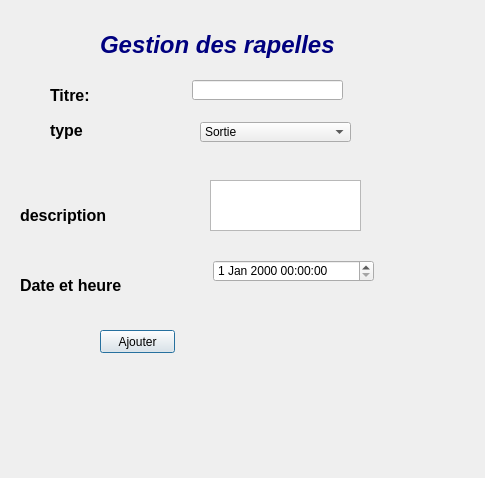
<?xml version="1.0" encoding="UTF-8"?>
<ui version="4.0">
 <class>Dialog</class>
 <widget class="QDialog" name="Dialog">
  <property name="geometry">
   <rect>
    <x>0</x>
    <y>0</y>
    <width>485</width>
    <height>478</height>
   </rect>
  </property>
  <property name="windowTitle">
   <string>Dialog</string>
  </property>
  <widget class="QLabel" name="label">
   <property name="geometry">
    <rect>
     <x>100</x>
     <y>30</y>
     <width>251</width>
     <height>31</height>
    </rect>
   </property>
   <property name="text">
    <string>&lt;html&gt;&lt;head/&gt;&lt;body&gt;&lt;p&gt;&lt;span style=&quot; font-size:18pt; font-weight:600; font-style:italic; color:#00007f;&quot;&gt;Gestion des rapelles&lt;/span&gt;&lt;/p&gt;&lt;/body&gt;&lt;/html&gt;</string>
   </property>
  </widget>
  <widget class="QLabel" name="label_2">
   <property name="geometry">
    <rect>
     <x>50</x>
     <y>80</y>
     <width>71</width>
     <height>31</height>
    </rect>
   </property>
   <property name="text">
    <string>&lt;html&gt;&lt;head/&gt;&lt;body&gt;&lt;p&gt;&lt;span style=&quot; font-size:12pt; font-weight:600;&quot;&gt;Titre:&lt;/span&gt;&lt;/p&gt;&lt;/body&gt;&lt;/html&gt;</string>
   </property>
  </widget>
  <widget class="QLabel" name="label_3">
   <property name="geometry">
    <rect>
     <x>50</x>
     <y>120</y>
     <width>71</width>
     <height>21</height>
    </rect>
   </property>
   <property name="text">
    <string>&lt;html&gt;&lt;head/&gt;&lt;body&gt;&lt;p&gt;&lt;span style=&quot; font-size:12pt; font-weight:600;&quot;&gt;type&lt;/span&gt;&lt;/p&gt;&lt;/body&gt;&lt;/html&gt;</string>
   </property>
  </widget>
  <widget class="QLabel" name="label_4">
   <property name="geometry">
    <rect>
     <x>20</x>
     <y>200</y>
     <width>91</width>
     <height>31</height>
    </rect>
   </property>
   <property name="text">
    <string>&lt;html&gt;&lt;head/&gt;&lt;body&gt;&lt;p&gt;&lt;span style=&quot; font-size:12pt; font-weight:600;&quot;&gt;description&lt;/span&gt;&lt;/p&gt;&lt;/body&gt;&lt;/html&gt;</string>
   </property>
  </widget>
  <widget class="QLabel" name="label_5">
   <property name="geometry">
    <rect>
     <x>20</x>
     <y>270</y>
     <width>121</width>
     <height>31</height>
    </rect>
   </property>
   <property name="text">
    <string>&lt;html&gt;&lt;head/&gt;&lt;body&gt;&lt;p&gt;&lt;span style=&quot; font-size:12pt; font-weight:600;&quot;&gt;Date et heure&lt;/span&gt;&lt;/p&gt;&lt;/body&gt;&lt;/html&gt;</string>
   </property>
  </widget>
  <widget class="QPushButton" name="aj">
   <property name="geometry">
    <rect>
     <x>100</x>
     <y>330</y>
     <width>75</width>
     <height>23</height>
    </rect>
   </property>
   <property name="text">
    <string>Ajouter</string>
   </property>
  </widget>
  <widget class="QLineEdit" name="t">
   <property name="geometry">
    <rect>
     <x>192</x>
     <y>80</y>
     <width>151</width>
     <height>20</height>
    </rect>
   </property>
  </widget>
  <widget class="QComboBox" name="ty">
   <property name="geometry">
    <rect>
     <x>200</x>
     <y>122</y>
     <width>151</width>
     <height>20</height>
    </rect>
   </property>
   <item>
    <property name="text">
     <string>Sortie</string>
    </property>
   </item>
   <item>
    <property name="text">
     <string>Loisir</string>
    </property>
   </item>
   <item>
    <property name="text">
     <string>Santé</string>
    </property>
   </item>
   <item>
    <property name="text">
     <string>Travaille</string>
    </property>
   </item>
   <item>
    <property name="text">
     <string>Education</string>
    </property>
   </item>
   <item>
    <property name="text">
     <string>Autres</string>
    </property>
   </item>
  </widget>
  <widget class="QPlainTextEdit" name="d">
   <property name="geometry">
    <rect>
     <x>210</x>
     <y>180</y>
     <width>151</width>
     <height>51</height>
    </rect>
   </property>
  </widget>
  <widget class="QDateTimeEdit" name="dh">
   <property name="geometry">
    <rect>
     <x>213</x>
     <y>260</y>
     <width>161</width>
     <height>22</height>
    </rect>
   </property>
  </widget>
 </widget>
 <resources/>
 <connections/>
</ui>
